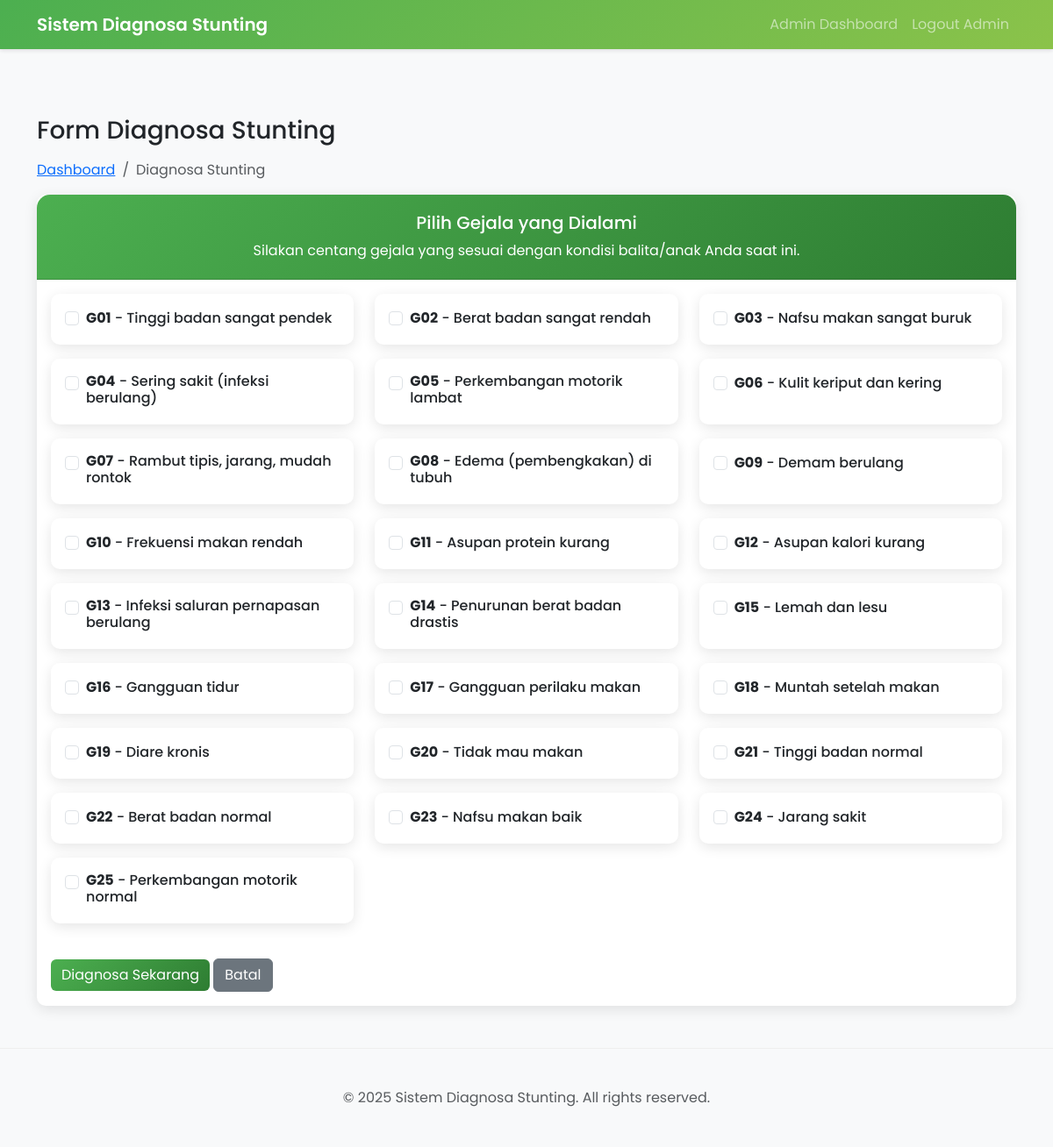
Page /diagnosa/ (signed in) on the earlier database version.
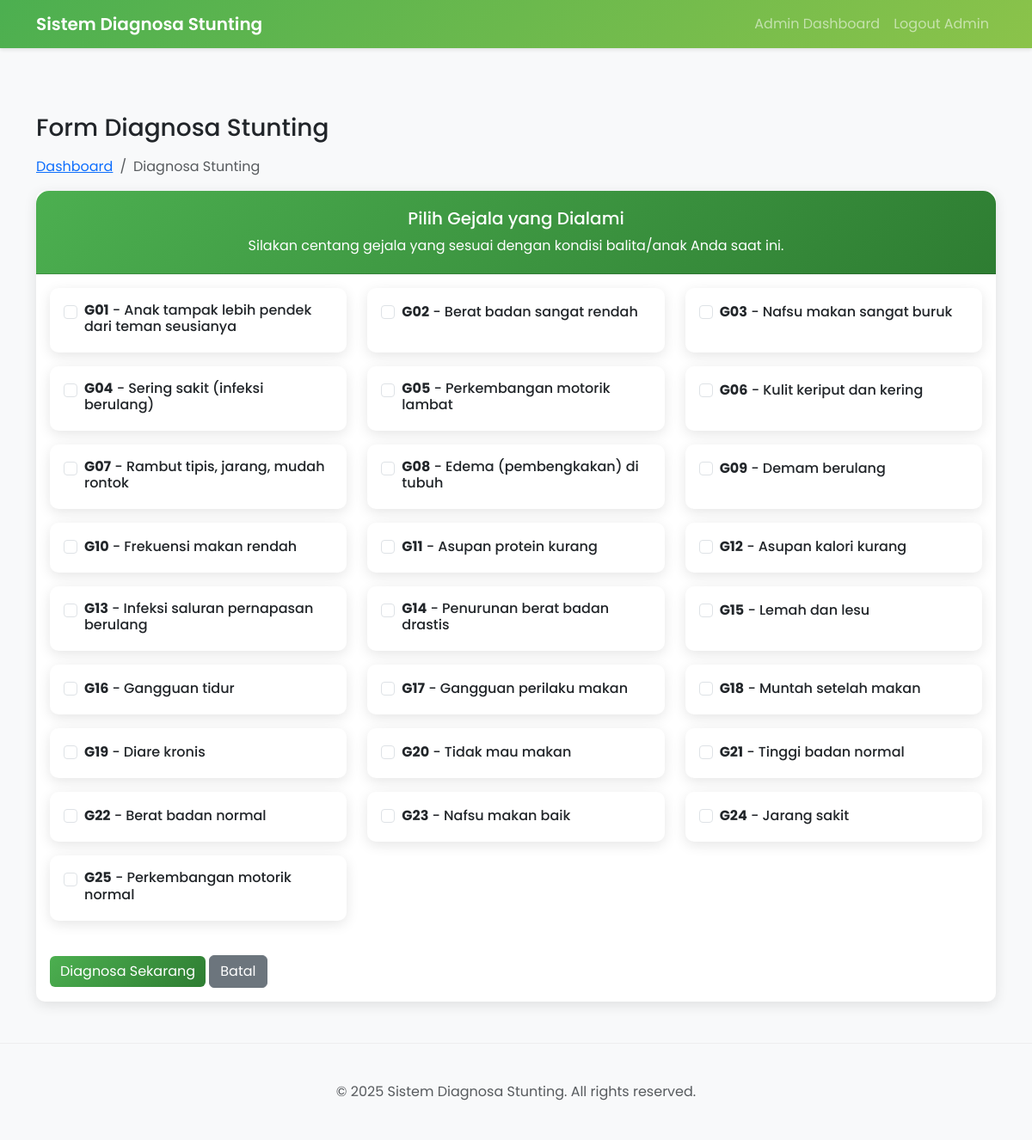
Same page on the later database version.
### core/models.py (models this page shows, shortened)
class Gejala(models.Model):
    kodeGejala = models.CharField(max_length=10, primary_key=True)
    namaGejala = models.CharField(max_length=255)
    class Meta:
        verbose_name_plural = "Gejala"

### core/views.py (the view)
# urls.py: path('diagnosa/', views.form_diagnosa, name='form_diagnosa'),
def form_diagnosa(request):
    if 'pasien_id' not in request.session:
        return redirect('login_pasien')
    if request.method == 'GET':
        gejala_list = Gejala.objects.all()
        return render(request, 'diagnosa_form.html', {'gejala_list': gejala_list})
    elif request.method == 'POST':
        kode_gejala_input = request.POST.getlist('gejala')
        pasien_id = request.session.get('pasien_id')
        konsultasi = jalankan_inferensi(pasien_id, kode_gejala_input)
        return redirect('tampilkan_hasil_diagnosa', konsultasi_id=konsultasi.id)

### core/templates/diagnosa_form.html (shortened to what this page needs)
{% extends 'base.html' %}
{% block content %}
<div class="row">
    <div class="col-md-12">
        <h1>Form Diagnosa Stunting</h1>
        <nav aria-label="breadcrumb">
            <ol class="breadcrumb">
                <li class="breadcrumb-item"><a href="{% url 'dashboard_pasien' %}">Dashboard</a></li>
                <li class="breadcrumb-item active" aria-current="page">Diagnosa Stunting</li>
            </ol>
        </nav>
        <div class="card">
            <div class="card-header">
                <h5>Pilih Gejala yang Dialami</h5>
                <p class="mb-0">Silakan centang gejala yang sesuai dengan kondisi balita/anak Anda saat ini.</p>
            </div>
            <div class="card-body">
                <form method="post">
                    <div class="row">
                        {% for gejala in gejala_list %}
                        <div class="col-md-6 col-lg-4 mb-3">
                            <div class="card h-100">
                                <div class="card-body">
                                    <div class="form-check">
                                        <input class="form-check-input diagnosis-checkbox" type="checkbox" name="gejala" value="{{ gejala.kodeGejala }}" id="gejala_{{ gejala.kodeGejala }}">
                                        <label class="form-check-label fw-bold" for="gejala_{{ gejala.kodeGejala }}">
                                            <h6 class="mb-0"><strong>{{ gejala.kodeGejala }}</strong> - {{ gejala.namaGejala }}</h6>
                                        </label>
                                    </div>
                                </div>
                            </div>
                        </div>
                        {% empty %}
                        <div class="col-12">
                            <div class="alert alert-info">
                                Tidak ada gejala yang tersedia saat ini.
                            </div>
                        </div>
                        {% endfor %}
                    </div>
                    <div class="mt-4">
                        <button type="submit" class="btn btn-primary">Diagnosa Sekarang</button>
                        <a href="{% url 'dashboard_pasien' %}" class="btn btn-secondary">Batal</a>
                    </div>
                </form>
            </div>
        </div>
    </div>
</div>
{% endblock %}

Differences in the rows shown:
changed Gejala "G01": namaGejala "Tinggi badan sangat pendek" → "Anak tampak lebih pendek dari teman seusianya"
